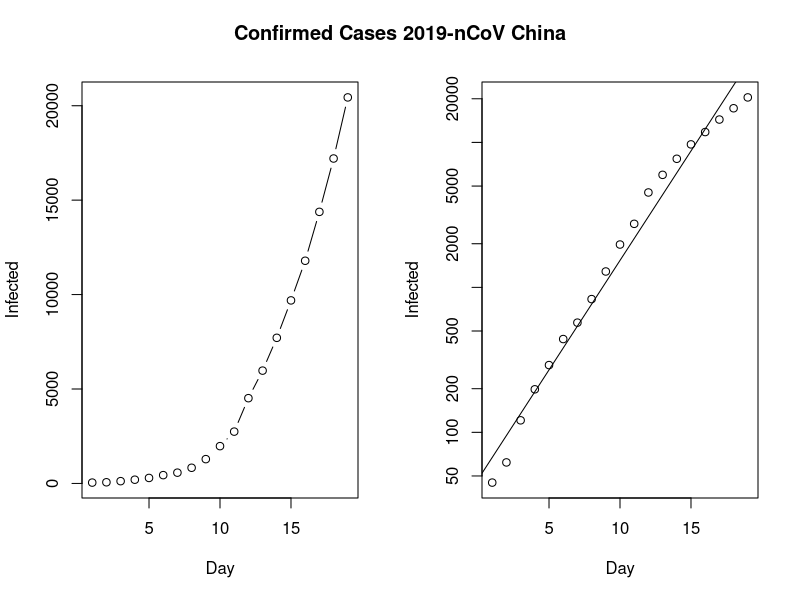
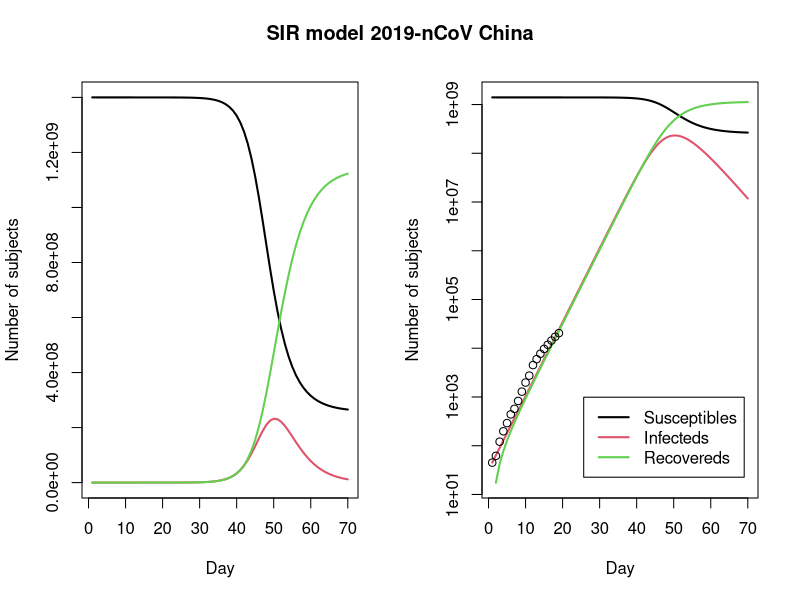

Generate these figures, in order, with R:
## CoronaVirus Analysis 
## Developer: Learning Machines
## Replicated by N. Pimonsathian
## Version: 0.1 
## Date: 09-02-2020

## Load and install packages ---------------------------------------------------
install.packages("yaml")
install.packages("deSolve")
library(deSolve)

## Data Input ------------------------------------------------------------------
Infected <- c(45, 62, 121, 198, 291, 
              440, 571, 830, 1287, 1975, 
              2744, 4515, 5974, 7711, 9692, 
              11791, 14380, 17205, 20440)
Day <- 1:(length(Infected))
N <- 1400000000 # population of mainland china

## Preliminary EDA -------------------------------------------------------------
old <- par(mfrow = c(1, 2))
plot(Day, Infected, type ="b")
plot(Day, Infected, log = "y")
abline(lm(log10(Infected) ~ Day))
title("Confirmed Cases 2019-nCoV China", outer = TRUE, line = -2)

## Define the SIR Function -----------------------------------------------------
SIR <- function(time, state, parameters) {
  par <- as.list(c(state, parameters))
  with(par, {
    dS <- -beta/N * I * S
    dI <- beta/N * I * S - gamma * I
    dR <- gamma * I
    list(c(dS, dI, dR))
  })
}

## Implement the SIR Function --------------------------------------------------
init <- c(S = N-Infected[1], I = Infected[1], R = 0)
RSS <- function(parameters) {
  names(parameters) <- c("beta", "gamma")
  out <- ode(y = init, times = Day, func = SIR, parms = parameters)
  fit <- out[ , 3]
  sum((Infected - fit)^2)
}

Opt <- optim(c(0.5, 0.5), RSS, method = "L-BFGS-B", 
             lower = c(0, 0), upper = c(1, 1)) # optimize with some sensible conditions
Opt$message

Opt_par <- setNames(Opt$par, c("beta", "gamma"))
Opt_par

t <- 1:70 # time in days
fit <- data.frame(ode(y = init, times = t, func = SIR, parms = Opt_par))
col <- 1:3 # colour

# Visualize the estimations 
matplot(fit$time, fit[ , 2:4], type = "l", 
        xlab = "Day", ylab = "Number of subjects", 
        lwd = 2, lty = 1, col = col)
matplot(fit$time, fit[ , 2:4], type = "l", 
        xlab = "Day", ylab = "Number of subjects", 
        lwd = 2, lty = 1, col = col, log = "y")

points(Day, Infected)
legend("bottomright", c("Susceptibles", "Infecteds", "Recovereds"), 
       lty = 1, lwd = 2, col = col, inset = 0.05)
title("SIR model 2019-nCoV China", outer = TRUE, line = -2)

## Calculate the basic reproduction number (R0) --------------------------------
par(old)
R0 <- setNames(Opt_par["beta"] / Opt_par["gamma"], "R0")

fit[fit$I == max(fit$I), "I", drop = FALSE] # height of pandemic
max(fit$I) * 0.02 # max deaths with supposed 2% mortality rate
